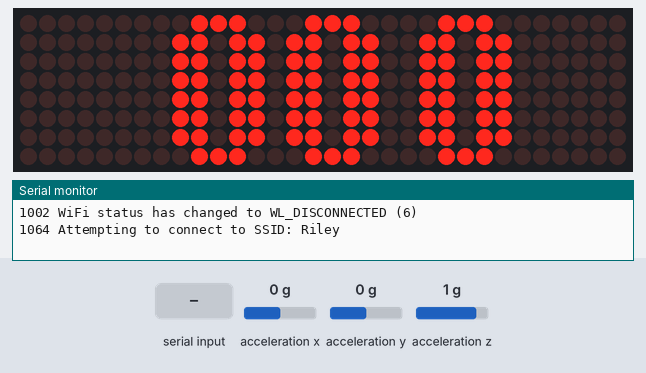
A sketch run on a simulated Arduino Nano 33 IoT. On the bench: 32×8 LED matrix, the last lines printed to the serial monitor. The inputs (shaded band) are chosen by the test bench; at power-on: acceleration z 1 g, acceleration x 0 g, acceleration y 0 g. WiFi joins after 1.5 s; servers stay silent unless stated.

Above: at 1.1 s.
At 3.7 s:
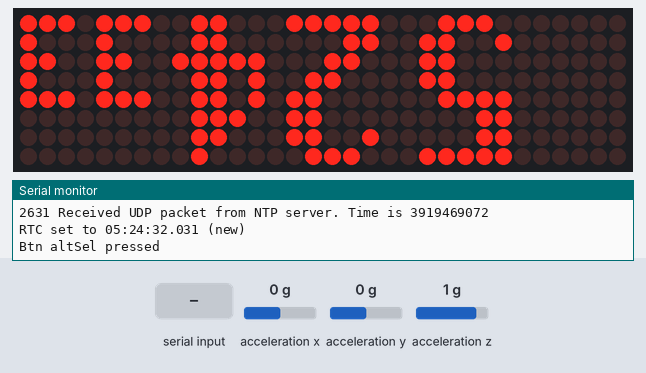
3.8 s: "a\n" received over Serial
At 4.2 s:
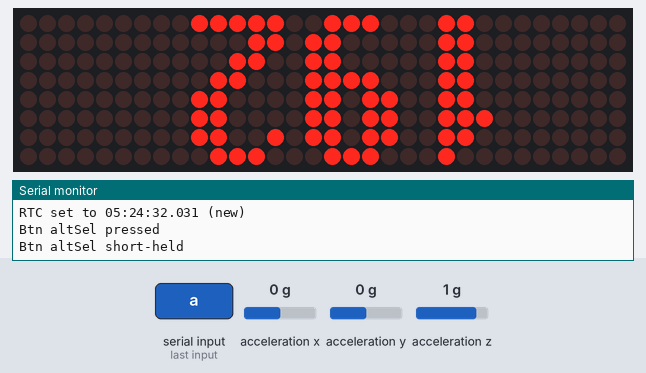
12.8 s: "w\n" received over Serial
At 15.3 s:
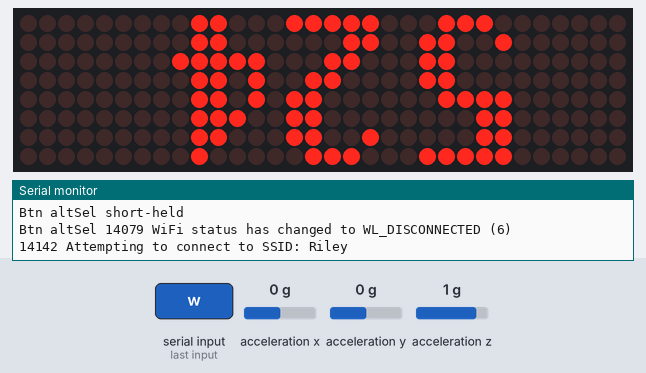
15.8 s: acceleration z set to 0.4 g
18.8 s: acceleration z set to 0.1 g
Timing chart, 0 to 21.8 s (numbered marks = the images above; inputs shaded):
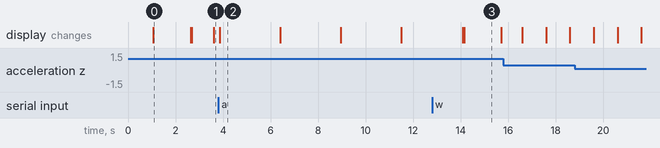

The sketch:

arduino-ledclock.ino
```cpp
// Digital clock code for Arduino Nano 33 IoT and a chain of four MAX7219 LED display units
// Sketch by Luke McKenzie (luke@theclockspot.com) - https://github.com/clockspot/arduino-ledclock
// Based largely on public domain and Arduino code, with other sources mentioned herein

//Software version
const byte vMajor = 0;
const byte vMinor = 0;
const byte vPatch = 1;

#include "config.h"
#include RTC_H
#include INPUTS_H
#include NETWORK_H
#include DISPLAY_H
#include "controller.h"

void setup() {
  Serial.begin(9600);
  while(!Serial); //only works on 33 IOT
  delay(1000);
  displaySetup();
  rtcSetup();
  inputsSetup();
  networkSetup();
}

void loop() {
  checkSerialInput(); //controller
  rtcLoop();
  inputsLoop();
  networkLoop();
  displayLoop();
}

String getSoftwareVersion(){
  String out = ""; out+=vMajor; out+="."; out+=vMinor; out+="."; out+=vPatch; return out;
}
```

controller.cpp
```cpp
//controller.cpp

#include "Arduino.h"
#include "config.h" //includes consts used here
//#include "controller.h" //definitions for your own functions - needed only if calling functions before they're defined
#include NETWORK_H //networkStartAdmin etc

void ctrlEvt(uint8_t ctrl, uint8_t evt){ //called by the input interface
  Serial.print(F("Btn "));
  switch(ctrl){
    case mainSel:   Serial.print(F("mainSel ")); break;
    case mainAdjDn: Serial.print(F("mainAdjDn ")); break;
    case mainAdjUp: Serial.print(F("mainAdjUp ")); break;
    case altSel:    Serial.print(F("altSel ")); break;
    default: break;
  }
  switch(evt){
    case 1: Serial.println(F("pressed")); break;
    case 2: Serial.println(F("short-held")); break;
    case 3: Serial.println(F("long-held")); break;
    case 0: Serial.println(F("released")); Serial.println(); break;
    default: break;
  }
  if(ctrl==mainSel && evt==4) networkStartAdmin(); //very long hold

} //end ctrlEvt

//Serial input for control
int incomingByte = 0;
void checkSerialInput(){
  if(Serial.available()>0){
    incomingByte = Serial.read();
    switch(incomingByte){
      case 97: //a
        networkStartAdmin(); break;
        //networkStartAP(); break;
      case 119: //w
        networkStartWiFi(); break;
      case 100: //d
        networkDisconnectWiFi(); break;
      default: break;
    }
  }
}
```

controller.h
```cpp
//controller.h

#ifndef CONTROLLER_H
#define CONTROLLER_H

void ctrlEvt(uint8_t ctrl, uint8_t evt);
void checkSerialInput();

#endif
```

display-MAX7219.cpp
```cpp
//display-MAX7219.cpp
//based on Eberhard Farle's LedControl library - http://wayoda.github.io/LedControl

#include "Arduino.h"
#include <LedControl.h>
#include "config.h" //includes consts used here
#include "display-MAX7219.h" //definitions for your own functions - needed only if calling functions before they're defined

#define NUM_MAX 4
#define ROTATE 90
#define CLK_PIN 2 //D2, pin 20
#define CS_PIN 3 //D3, pin 21
#define DIN_PIN 4 //D4, pin 22
//#include "fonts.h" //TODO
LedControl lc=LedControl(DIN_PIN,CLK_PIN,CS_PIN,NUM_MAX);

int curBrightness = 7;

void displaySetup(){
  for(int i=0; i<NUM_MAX; i++) { lc.shutdown(i,false); lc.setIntensity(i,curBrightness); }
}
void displayLoop(){} //it handles its own cycling and just needs updating as necessary

//See commit fb1419c for binary counter display test
//See commit 67bc64f for more font options

byte smallnum[30]={ //5px high, squared off, but for rounded
  B11111000, B10001000, B11111000, // 0
  B00010000, B11111000, B00000000, // 1 serif
  B11101000, B10101000, B10111000, // 2
  B10001000, B10101000, B11111000, // 3
  B01110000, B01000000, B11111000, // 4
  B10111000, B10101000, B11101000, // 5
  B11111000, B10101000, B11101000, // 6
  B00001000, B00001000, B11111000, // 7
  B11111000, B10101000, B11111000, // 8
  B10111000, B10101000, B11111000  // 9
};
byte bignum[50]={ //chicagolike 5x8
  B01111110, B11111111, B10000001, B11111111, B01111110, // 0
  B00000000, B00000100, B11111110, B11111111, B00000000, // 1
  B11000010, B11100001, B10110001, B10011111, B10001110, // 2
  B01001001, B10001101, B10001111, B11111011, B01110001, // 3
  B00111000, B00100100, B11111110, B11111111, B00100000, // 4
  B01001111, B10001111, B10001001, B11111001, B01110001, // 5
  B01111110, B11111111, B10001001, B11111001, B01110000, // 6 more squared tail
//B01111100, B11111110, B10001011, B11111001, B01110000, // 6 original
  B00000001, B11110001, B11111001, B00001111, B00000111, // 7
  B01110110, B11111111, B10001001, B11111111, B01110110, // 8
  B00001110, B10011111, B10010001, B11111111, B01111110  // 9 more squared tail
//B00001110, B10011111, B11010001, B01111111, B00111110  // 9 original
};

bool TESTSecNotMin = 0; //display seconds instead of minutes
void displayTime(unsigned long mils, bool showSeconds){
  if(mils>=86400000) mils=0;
  int todHrs = (mils/1000)/3600; //tod.getHours() - 43195/3600 = 11hr
  int todMin = (TESTSecNotMin? (mils/1000)%60: ((mils/1000)/60)%60); //tod.getMinutes() - (43195/60)=719min, 719%60=59min
  int todSec = (mils/1000)%60; //tod.getSeconds() - 43195%60 = 55sec
  int ci = (NUM_MAX*8)-1; //total column index - we will start at the last one and move backward
  //display index = (NUM_MAX-1)-(ci/8)
  //display column index = ci%8
  for(int i=0; i<5; i++){ lc.setColumn((NUM_MAX-1)-(ci/8),ci%8, (todHrs<10?0:bignum[(todHrs/10)*5+i])); ci--; } //h tens (leading blank)
  for(int i=0; i<1; i++){ lc.setColumn((NUM_MAX-1)-(ci/8),ci%8, 0); ci--; } //1col gap
  for(int i=0; i<5; i++){ lc.setColumn((NUM_MAX-1)-(ci/8),ci%8, bignum[(todHrs%10)*5+i]); ci--; } //h ones
  for(int i=0; i<2; i++){ lc.setColumn((NUM_MAX-1)-(ci/8),ci%8, 0); ci--; } //2col gap
  for(int i=0; i<5; i++){ lc.setColumn((NUM_MAX-1)-(ci/8),ci%8, bignum[(todMin/10)*5+i]); ci--; } //m tens + 1col gap
  for(int i=0; i<1; i++){ lc.setColumn((NUM_MAX-1)-(ci/8),ci%8, 0); ci--; } //1col gap
  for(int i=0; i<5; i++){ lc.setColumn((NUM_MAX-1)-(ci/8),ci%8, bignum[(todMin%10)*5+i]); ci--; } //m ones + 1col gap
  for(int i=0; i<1; i++){ lc.setColumn((NUM_MAX-1)-(ci/8),ci%8, 0); ci--; } //1col gap
  for(int i=0; i<3; i++){ lc.setColumn((NUM_MAX-1)-(ci/8),ci%8, (showSeconds?smallnum[(todSec/10)*3+i]:0)); ci--; } //s tens (unless wifi is connecting, then blank) + 1col gap
  for(int i=0; i<1; i++){ lc.setColumn((NUM_MAX-1)-(ci/8),ci%8, 0); ci--; } //1col gap
  for(int i=0; i<3; i++){ lc.setColumn((NUM_MAX-1)-(ci/8),ci%8, (showSeconds?smallnum[(todSec%10)*3+i]:0)+(i==0&&false?1:0)+(i==2&&false?1:0)); ci--; } //s ones (unless wifi is connecting, then blank), plus wifi and ntp fail indicators (disabled for now - they were WiFi.status()!=WL_CONNECTED and !ntpOK)
  //TODO reintroduce indicators by hiding seconds at certain times
} //end fn displayTime

void displayClear(){
  for(int i=0; i<NUM_MAX; i++) { lc.clearDisplay(i); }
}
void displayInt(int n){
  int ci = (NUM_MAX*8)-1; //total column index - we will start at the last one and move backward
  //display index = (NUM_MAX-1)-(ci/8)
  //display column index = ci%8
  displayClear();
  for(int i=0; i<5; i++){ lc.setColumn((NUM_MAX-1)-(ci/8),ci%8, (n<1000? 0: bignum[(n/1000)       *5+i]) ); ci--; }
  for(int i=0; i<1; i++){ lc.setColumn((NUM_MAX-1)-(ci/8),ci%8,          0                               ); ci--; } //1col gap
  for(int i=0; i<5; i++){ lc.setColumn((NUM_MAX-1)-(ci/8),ci%8, (n<100?  0: bignum[((n%1000)/100) *5+i]) ); ci--; }
  for(int i=0; i<1; i++){ lc.setColumn((NUM_MAX-1)-(ci/8),ci%8,          0                               ); ci--; } //1col gap
  for(int i=0; i<5; i++){ lc.setColumn((NUM_MAX-1)-(ci/8),ci%8, (n<10?   0: bignum[((n%100)/10)   *5+i]) ); ci--; }
  for(int i=0; i<1; i++){ lc.setColumn((NUM_MAX-1)-(ci/8),ci%8,          0                               ); ci--; } //1col gap
  for(int i=0; i<5; i++){ lc.setColumn((NUM_MAX-1)-(ci/8),ci%8,             bignum[(n%10)         *5+i]  ); ci--; }
} //end fn displayInt

int displayToggleBrightness(){
  switch(curBrightness){
    case 0: curBrightness = 1; break;
    case 1: curBrightness = 7; break;
    case 7: curBrightness = 15; break;
    case 15: curBrightness = 0; break;
    default: break;
  }
  Serial.print(F("Changing brightness to ")); Serial.print(curBrightness,DEC); Serial.println(F("/15"));
  for(int i=0; i<NUM_MAX; i++) { lc.setIntensity(i,curBrightness); }
  return curBrightness;
}
```

display-MAX7219.h
```cpp
//display-MAX7219.h

#ifndef DISPLAY_MAX7219_H
#define DISPLAY_MAX7219_H

void displaySetup();
void displayLoop();
void displayTime(unsigned long mils, bool showSeconds);
void displayClear();
void displayInt(int n);
int displayToggleBrightness();

#endif
```

inputs-LSM6DS3.cpp
```cpp
//inputs-LSM6DS3.cpp

#include "Arduino.h"
#include <Arduino_LSM6DS3.h>
#include "config.h" //includes consts used here
#include "inputs-LSM6DS3.h" //definitions for your own functions - needed only if calling functions before they're defined
#include "controller.h" //ctrlEvt

// Hardware inputs and value setting
byte btnCur = 0; //Momentary button currently in use - only one allowed at a time
byte btnCurHeld = 0; //Button hold thresholds: 0=none, 1=unused, 2=short, 3=long, 4=verylong, 5=superlong, 10=set by btnStop()
unsigned long inputLast = 0; //When a button was last pressed
unsigned long inputLast2 = 0; //Second-to-last of above
//TODO the math between these two may fail very rarely due to millis() rolling over while setting. Need to find a fix. I think it only applies to the rotary encoder though.
int inputLastTODMins = 0; //time of day, in minutes past midnight, when button was pressed. Used in paginated functions so they all reflect the same TOD.

//IMU "debouncing"
int imuYState = 0; //the state we're reporting (-1, 0, 1)
int imuYTestState = 0; //the state we've actually last seen
int imuYTestCount = 0; //how many times we've seen it
int imuZState = 0; //the state we're reporting (-1, 0, 1)
int imuZTestState = 0; //the state we've actually last seen
int imuZTestCount = 0; //how many times we've seen it


void inputsSetup(){
  if(!IMU.begin()){ Serial.println("Failed to initialize IMU!"); while(1); }
  // Serial.print("Accelerometer sample rate = ");
  // Serial.print(IMU.accelerationSampleRate());
  // Serial.println(" Hz");
  // Serial.println();
  // Serial.println("Acceleration in G's");
  // Serial.println("X\tY\tZ");

  // vertical: x=1, y=0, z=0
  // forward: x=0, y=0, z=1
  /// f a bit  0.8  0   0.7
  // bakward: x=0. y=0, z=-1
  // b a bit   0.8  0 -0.5
  //left:     x=0, y=1, z=0
  //right:          -1
  //upside     -1    0    0
}
void inputsLoop(){
  float x, y, z;
  IMU.readAcceleration(x,y,z);
  int imuState;
  //Assumes Arduino is oriented with components facing back of clock, and USB port facing up
       if(y<=-0.5) imuState = -1;
  else if(y>= 0.5) imuState = 1;
  else if(y>-0.3 && y<0.3) imuState = 0;
  else imuState = imuYTestState; //if it's not in one of the ranges, treat it as "same"
  if(imuYTestState!=imuState){ imuYTestState=imuState; imuYTestCount=0; }
  if(imuYTestCount<imuTestCountTrigger){ imuYTestCount++; /*Serial.print("Y "); Serial.print(imuYTestState); Serial.print(" "); for(char i=0; i<imuYTestCount; i++) Serial.print("#"); Serial.println(imuYTestCount);*/ if(imuYTestCount==imuTestCountTrigger) imuYState=imuYTestState; }

       if(z<=-0.5) imuState = -1;
  else if(z>= 0.5) imuState = 1;
  else if(z>-0.3 && z<0.3) imuState = 0;
  else imuState = imuZTestState;
  if(imuZTestState!=imuState){ imuZTestState=imuState; imuZTestCount=0; }
  if(imuZTestCount<imuTestCountTrigger){ imuZTestCount++; /*Serial.print("Z "); Serial.print(imuZTestState); Serial.print(" "); for(char i=0; i<imuZTestCount; i++) Serial.print("#"); Serial.println(imuZTestCount);*/ if(imuZTestCount==imuTestCountTrigger) imuZState=imuZTestState; }


  //TODO change this to millis / compare to debouncing code
  checkBtn(mainSel);
  checkBtn(mainAdjUp);
  checkBtn(mainAdjDn);
  checkBtn(altSel);
}


bool readInput(byte btn){
  switch(btn){
    //Assumes Arduino is oriented with components facing back of clock, and USB port facing up
    //!() necessary since the pushbutton-derived code expects false (low) to mean pressed
    case mainSel:   return !(imuZState < 0); //clock tilted backward
    case mainAdjDn: return !(imuYState > 0); //clock tilted left
    case mainAdjUp: return !(imuYState < 0); //clock tilted right
    case altSel:    return !(imuZState > 0); //clock tilted forward
    default: break;
  }
} //end readInput

void checkBtn(byte btn){
  //Changes in momentary buttons, LOW = pressed.
  //When a button event has occurred, will call ctrlEvt
  bool bnow = readInput(btn);
  unsigned long now = millis();
  //If the button has just been pressed, and no other buttons are in use...
  if(btnCur==0 && bnow==LOW) {
    btnCur = btn; btnCurHeld = 0; inputLast2 = inputLast; inputLast = now; //inputLastTODMins = tod.hour()*60+tod.minute();
    ctrlEvt(btn,1); //hey, the button has been pressed
  }
  //If the button is being held...
  if(btnCur==btn && bnow==LOW) {
    if((unsigned long)(now-inputLast)>=btnSuperLongHold && btnCurHeld < 5) { //account for rollover
      btnCurHeld = 5;
      ctrlEvt(btn,5); //hey, the button has been long-held
    }
    else if((unsigned long)(now-inputLast)>=btnVeryLongHold && btnCurHeld < 4) { //account for rollover
      btnCurHeld = 4;
      ctrlEvt(btn,4); //hey, the button has been long-held
    }
    else if((unsigned long)(now-inputLast)>=btnLongHold && btnCurHeld < 3) { //account for rollover
      btnCurHeld = 3;
      ctrlEvt(btn,3); //hey, the button has been long-held
    }
    else if((unsigned long)(now-inputLast)>=btnShortHold && btnCurHeld < 2) {
      btnCurHeld = 2;
      ctrlEvt(btn,2); //hey, the button has been short-held
    }
  }
  //If the button has just been released...
  if(btnCur==btn && bnow==HIGH) {
    btnCur = 0;
    if(btnCurHeld < 10) ctrlEvt(btn,0); //hey, the button was released //4 to 10
    btnCurHeld = 0;
  }
}
void btnStop(){
  //In some cases, when handling btn evt 1/2/3, we may call this so following events 2/3/0 won't cause unintended behavior (e.g. after a fn change, or going in or out of set) //4 to 10
  btnCurHeld = 10;
}
```

inputs-LSM6DS3.h
```cpp
//inputs-LSM6DS3.h

#ifndef INPUTS_LSM6DS3_H
#define INPUTS_LSM6DS3_H

void inputsSetup();
void inputsLoop();
bool readInput(byte btn);
void checkBtn(byte btn);
void btnStop();

#endif
```

network-wifinina.h
```cpp
//network-wifinina.h

#ifndef NETWORK_WIFININA_H
#define NETWORK_WIFININA_H

void networkSetup();
void networkLoop();
void networkStartWiFi();
void networkStartAP();
void networkDisconnectWiFi();
void startNTP();
void checkNTP();
bool networkNTPOK();
void networkStartAdmin();
void networkStopAdmin();
void checkClients();
int networkToggleNTPTest();
void checkForWiFiStatusChange();

#endif
```

rtc-fake.h
```cpp
//rtc-fake.h

#ifndef RTC_FAKE_H
#define RTC_FAKE_H

void rtcSetup();
void rtcLoop();
void checkRTC(bool justSet);
void rtcDisplayTime(bool showSeconds);
char rtcChangeMinuteSync();
void rtcSetTime(unsigned long newtodMils, unsigned int uncertainty);
String strMilsToHms(unsigned long t);
String getLastSync();
String strDiffLength(unsigned long diff);

#endif
```

config.h
```cpp
#ifndef CONFIG_H
#define CONFIG_H


//Which display?
#define DISPLAY_H "display-MAX7219.h"


//Which inputs?
//#define INPUTS_H "inputs-none.h"
#define INPUTS_H "inputs-LSM6DS3.h"

//What pins are associated with each input? (if using the LSM6DS3, just use any unique ints such as 1,2,3,4)
//As the IMU "buttons" don't have pins, these are made-up values.
const byte mainSel = 1;
const byte mainAdjUp = 2;
const byte mainAdjDn = 3;
const byte altSel = 4;

const word btnShortHold = 1000; //for setting the displayed feataure
const word btnLongHold = 3000; //for for entering options menu
const word btnVeryLongHold = 5000; //for wifi IP info / AP start / admin start
const word btnSuperLongHold = 15000; //for wifi forget

const int imuTestCountTrigger = 60; //IMU debouncing: how many test count needed to change the reported state


//Which RTC?
#define RTC_H "rtc-fake.h"
//#define RTC_H "rtc-RTCZero.h"
//#define RTC_H "rtc-DS3231.h"


//Which network?
//#define NETWORK_H "network-none.h"
#define NETWORK_H "network-wifinina.h"


//Other stuff
#define OFFSET -21600+3600 //we are this many seconds behind UTC


#endif
```

Source omitted: network-wifinina.cpp (15616 bytes), rtc-fake.cpp (5388 bytes)

Measured:
- after the input at 3.8 s, the display: changes after 0.05 s (image 2)
- after the input at 12.8 s, the display: first differs from a run without the input after 1.3 s (image 3)
- what the display in image 0 shows lasts 1.5 s, from 1.1 s to 2.6 s
- what the display in image 2 shows lasts 2.5 s, from 3.9 s to 6.4 s
